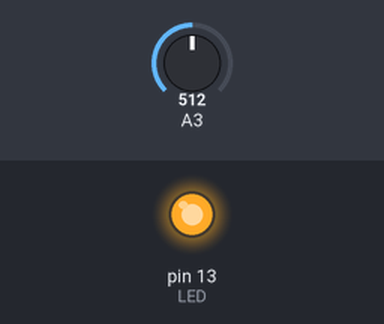
Bench run of a sketch on a simulated Arduino Uno, built with avr-gcc and run on an emulated ATmega328P. Parts: output pins drawn as LEDs (lit = HIGH). The inputs (shaded band) are chosen by the test bench; at power-on: A3 = 512.

Above: at 1.2 s.
1.3 s: A3 set to 493
At 2.0 s:
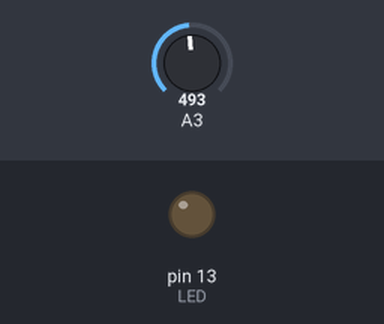
2.8 s: A3 set to 716
At 3.1 s:
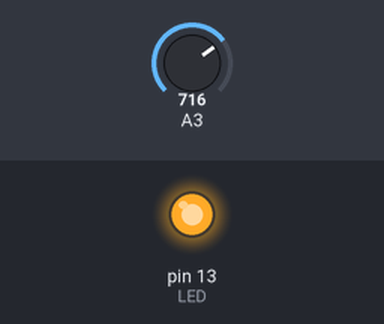
4.3 s: A3 set to 511
At 5.3 s:
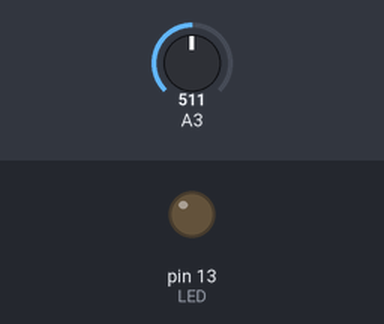
Timing chart, 0 to 7.3 s (numbered marks = the images above; inputs shaded):
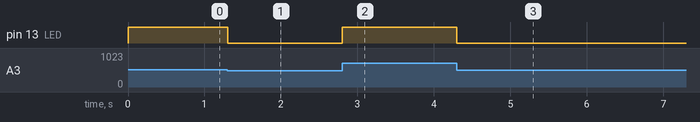

Measured:
- the behaviour switches between 512 and 511 on A3 (found by bisection; images 0 and 1)
- after the input at 1.3 s, pin 13 (LED): HIGH → LOW at once
- after the input at 2.8 s, pin 13 (LED): LOW → HIGH at once
- after the input at 4.3 s, pin 13 (LED): HIGH → LOW at once

The sketch:

Example06B.ino
```cpp
// Example06B: アナログ入力の値に応じてLEDの明るさを変える

const int LED = 13;
int val = 0;

void setup() {
  pinMode(LED, OUTPUT);
}

void loop() {
  val = analogRead(3);

  analogWrite(LED, val/4);
  delay(10);
}
```
